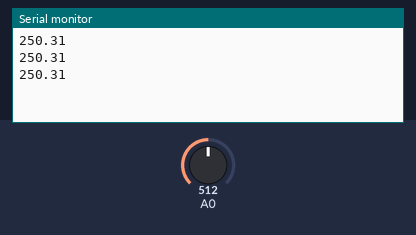
Simulated run of this sketch. Board: Arduino Uno, built with avr-gcc and run on an emulated ATmega328P. Parts: the last lines printed to the serial monitor. The test bench sets the inputs (shaded band); at power-on: A0 = 512.

Above: at 1.8 s.
1.9 s: A0 set to 716
At 2.4 s:
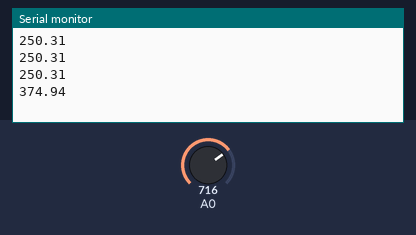
3.4 s: A0 set to 900
At 3.9 s:
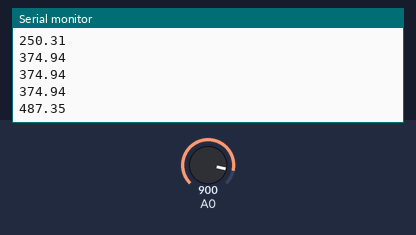
Timing chart, 0 to 6.4 s (numbered marks = the images above; inputs shaded):
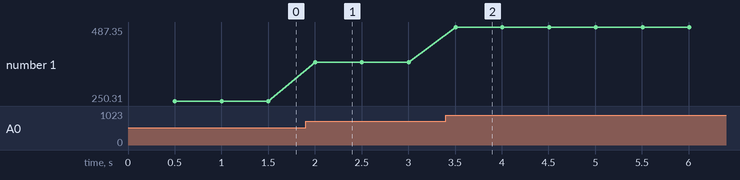

The sketch:

ashcroft_g2.ino
```cpp
#include<stdlib.h>

const int inicio_pacote = 0xAA;
const int fim_pacote = 0xBB;
unsigned int leitura_pontos_ad = 0;
char valor_pressao[10];
float pressao_psi = 0;
float leitura_tensao = 0;
void setup() {
  Serial.begin(9600);
}

void loop() {
  delay(500);
  leitura_pontos_ad = analogRead(A0);
  leitura_tensao = ((float)leitura_pontos_ad*5.0)/1023.0;
  pressao_psi = 125.0 * (leitura_tensao - 0.5);
  dtostrf(pressao_psi,6,2,valor_pressao);
    //Serial.println(inicio_pacote);
    //Serial.println(leitura_pontos_ad);
    //Serial.println(leitura_tensao);
    Serial.println(pressao_psi);
    //Serial.println(fim_pacote);
    leitura_tensao = 0;
    leitura_pontos_ad = 0;
    pressao_psi = 0;
}
```

Measured:
- after the input at 1.9 s, the serial monitor: prints a new line after 0.10 s (image 1)
- after the input at 3.4 s, the serial monitor: prints a new line after 0.11 s (image 2)
- plotted number 1: 250.31 → 374.94 after the input at 1.9 s, 374.94 → 487.35 after the input at 3.4 s
